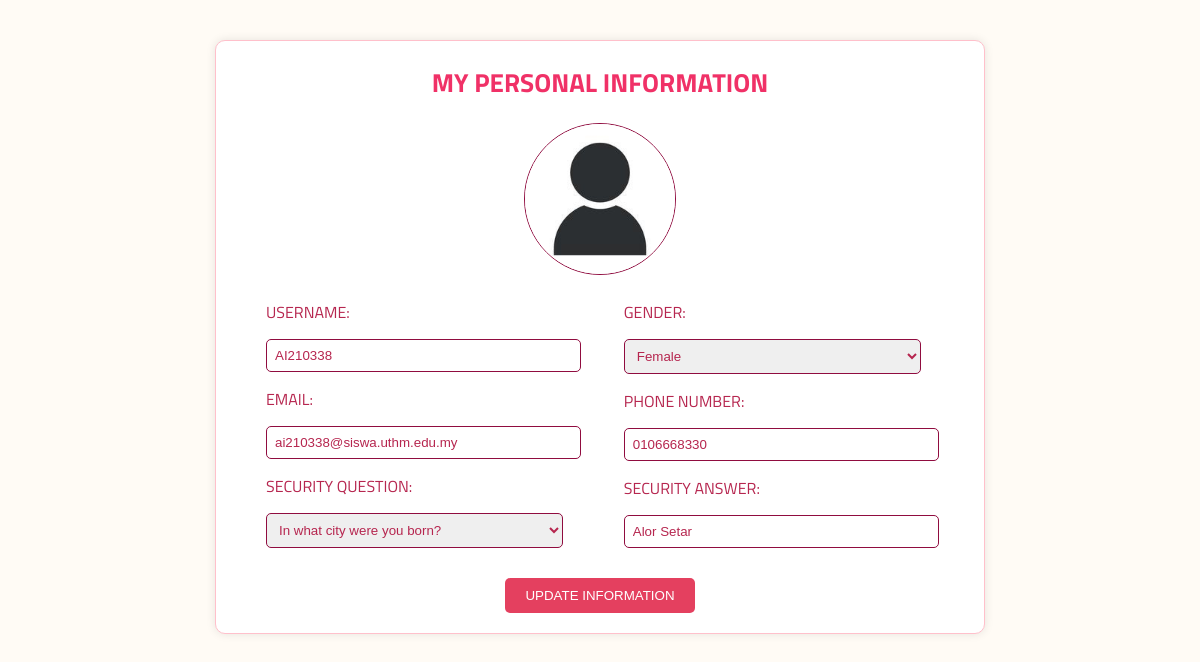
Screenshot of /register-profile.php (signed in) with the database file from the repository.
### tables this page shows
CREATE TABLE `user` (
  `user_id` int(11) NOT NULL,
  `username` varchar(255) NOT NULL,
  `email` varchar(255) NOT NULL,
  `gender` enum('male','female','rather not say') NOT NULL,
  `password` varchar(255) NOT NULL,
  `phone_number` varchar(20) DEFAULT NULL,
  `profile_picture` varchar(255) DEFAULT NULL,
  `security_question_id` int(11) DEFAULT NULL,
  `security_answer` varchar(255) DEFAULT NULL,
  `verification_code` varchar(10) DEFAULT NULL,
  `is_verified` tinyint(1) NOT NULL DEFAULT 0,
  `role` enum('admin','staff','customer') NOT NULL DEFAULT 'customer',
  `date_created` timestamp NOT NULL DEFAULT current_timestamp(),
  `date_updated` timestamp NOT NULL DEFAULT current_timestamp() ON UPDATE current_timestamp()
);

CREATE TABLE `security_questions` (
  `question_id` int(11) NOT NULL,
  `question_text` varchar(255) NOT NULL
);

### register-profile.php (the view, shortened to what this page needs)
<?php
include 'config.php';
if(isset($_SESSION['user_id'])) {
    $user_id = $_SESSION['user_id'];
    $stmt_user = $pdo->prepare("SELECT * FROM user WHERE user_id = ?");
    $stmt_user->execute([$user_id]);
    $user = $stmt_user->fetch(PDO::FETCH_ASSOC);
    $stmt = $pdo->prepare("SELECT question_id, question_text FROM security_questions");
    $stmt->execute();
    $securityQuestions = $stmt->fetchAll(PDO::FETCH_ASSOC);
} else {
    header("Location: login.php");
    exit();
}
?>
<!DOCTYPE html>
<html lang="en">
<head>
    <link rel="stylesheet" href="css/home.css">
    <link rel="stylesheet" href="https://cdnjs.cloudflare.com/ajax/libs/font-awesome/5.15.4/css/all.min.css" />
    <link href='https://unpkg.com/boxicons@2.0.7/css/boxicons.min.css' rel='stylesheet'>
</head>
<body>
    <div class="update-form-container">
        <div id="updateModal" class="update-form">
            <h2>My Personal Information</h2>
            <form action="#" method="post" enctype="multipart/form-data" onsubmit="onUpdateSuccess(); return validateUpdateForm()">
                <div class="profile-picture-container">
                    <div class="profile-picture">
                        <img id="profilePreview" src="<?php echo !empty($user['profile_picture']) ? $user['profile_picture'] : '../images/profile.jpg'; ?>" alt="Profile Picture">
                    </div>
                </div>
                <div class="input-group">
                    <div class="input-left">
                        <label for="updateUsername">Username:</label>
                        <input type="text" name="updateUsername" id="updateUsername" value="<?php echo $user['username']; ?>" required>
                        <label for="updateEmail">Email:</label>
                        <input type="email" name="updateEmail" id="updateEmail" value="<?php echo $user['email']; ?>" required>
                        <label for="updateSecurityQuestion">Security Question:</label>
                        <select name="updateSecurityQuestion" id="updateSecurityQuestion" required>
                            <?php foreach ($securityQuestions as $question) : ?>
                                <option value="<?php echo $question['question_text']; ?>" <?php echo ($user['security_question_id'] === $question['question_id']) ? 'selected' : ''; ?>><?php echo $question['question_text']; ?></option>
                            <?php endforeach; ?>
                        </select>
                    </div>
                    <div class="input-right">
                        <label for="updateGender">Gender:</label>
                        <select name="updateGender" id="updateGender" required>
                            <option value="female" <?php echo ($user['gender'] === 'female') ? 'selected' : ''; ?>>Female</option>
                        </select>
                        <label for="updatePhoneNumber">Phone Number:</label>
                        <input type="tel" name="updatePhoneNumber" id="updatePhoneNumber" value="<?php echo $user['phone_number']; ?>" pattern="[0-9]{10,11}" title="Phone number must be 10 or 11 digits long" required>
                        <label for="updateSecurityAnswer">Security Answer:</label>
                        <input type="text" name="updateSecurityAnswer" id="updateSecurityAnswer" value="<?php echo $user['security_answer']; ?>" required>
                    </div>
                </div>
                <button type="submit">Update Information</button>
            </form>
        </div>
    </div>
</body>
</html>

### css/home.css (style rules this page uses)
body { margin: 0; font-family: 'Titillium Web'; font-size: 16px; background-color: #FFFBF5; margin-left: 120px; margin-right: 120px; animation: fadeIn 1s ease-in-out; }
.update-form-container { display: flex; justify-content: center; align-items: center; }
.update-form { background-color: white; border: 1px solid pink; margin: 40px 30px; box-shadow: 0 0 10px rgba(0, 0, 0, 0.1); border-radius: 10px; width: 80%; }
.update-form h2 { text-align: center; color: #f03167; font-size: 26px; text-transform: uppercase; }
.profile-picture-container { display: flex; justify-content: center; align-items: center; margin-bottom: 20px; }
.profile-picture { position: relative; width: 150px; height: 150px; border-radius: 50%; overflow: hidden; border: 1px solid #900C3F; }
.profile-picture img { width: 100%; height: 100%; object-fit: cover; }
.update-form form { margin: 0px 30px; }
.input-group { display: flex; justify-content: space-between; margin: 10px; }
.input-left, .input-right { flex: 0 0 48%; }
.input-left label, .input-right label { display: block; margin: 5px 10px; font-weight: 400; color: #b6264f; text-transform: uppercase; }
.input-left input, .input-right input, .input-left select, .input-right select { width: 90%; padding: 8px; margin: 10px; color: #b6264f; border: 1px solid #900C3F; border-radius: 5px; }
button[type="submit"] { display: block; margin: 20px auto; padding: 10px 20px; background-color: #e4405f; color: #fff; border: none; border-radius: 5px; cursor: pointer; transition: background-color 0.3s ease; text-transform: uppercase; }

### rows the page displays
user: updateUsername "AI210338", updateEmail "ai210338@siswa.uthm.edu.my", updateSecurityQuestion "In what city were you born?", updateGender "Female", updatePhoneNumber "0106668330", updateSecurityAnswer "Alor Setar"
